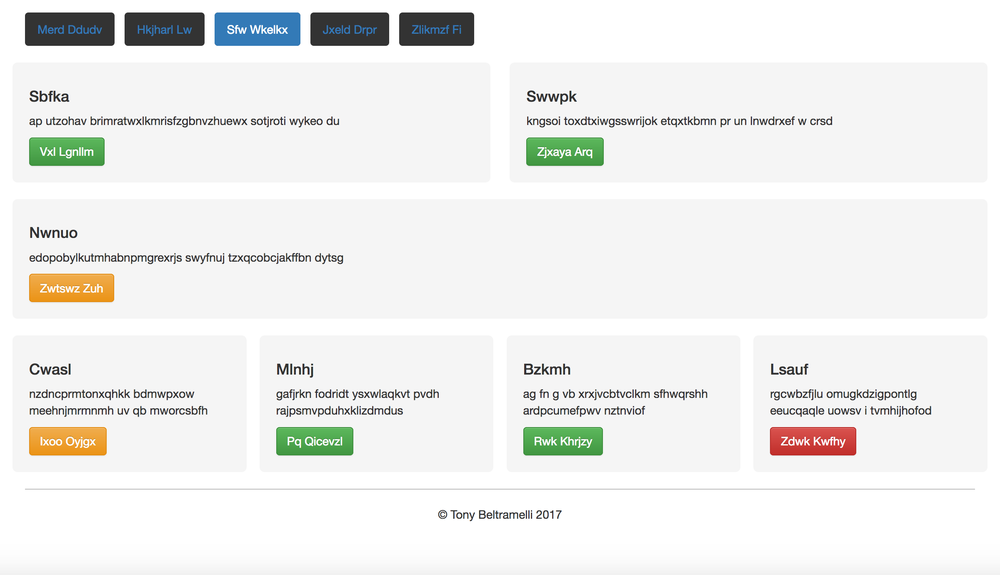
#> input picture 9.png, 1000 x 575 px, shrunk from 2400 x 1380 before the run
$ python -i transform-to-row-col-img.py   (imports and definitions only)   (older library calls are emulated)
#> lines starting #> are read from the running program, lines starting #| are printed output that depends on the picture
#> further down, picture is the input picture: shape (575, 1000, 3); mean B, G, R 237.1, 238.7, 238.2
# import cv2
import matplotlib.pyplot as plt
import matplotlib.image as mpimg
import cv2
import numpy as np
from config import DataFileType, Path
import general


def convert2RowCol(img):
    ret, thresh = cv2.threshold(img, 180, 255, cv2.THRESH_BINARY_INV)
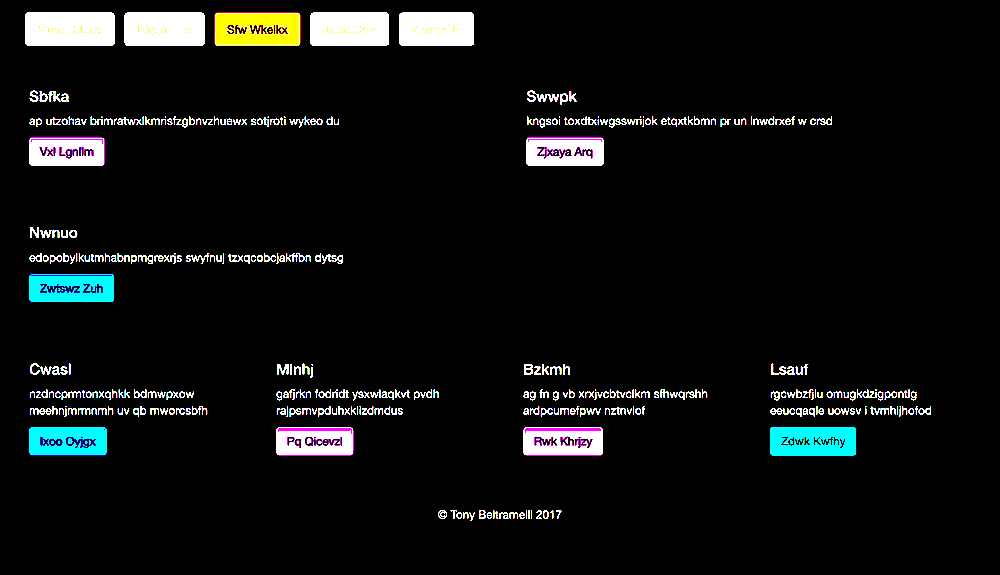
#> thresh: shape (575, 1000, 3); mean B, G, R 16.2, 16.5, 14.5
    kernel = np.ones((5, 20), np.uint8)
    convert = cv2.morphologyEx(thresh, cv2.MORPH_CLOSE, kernel)
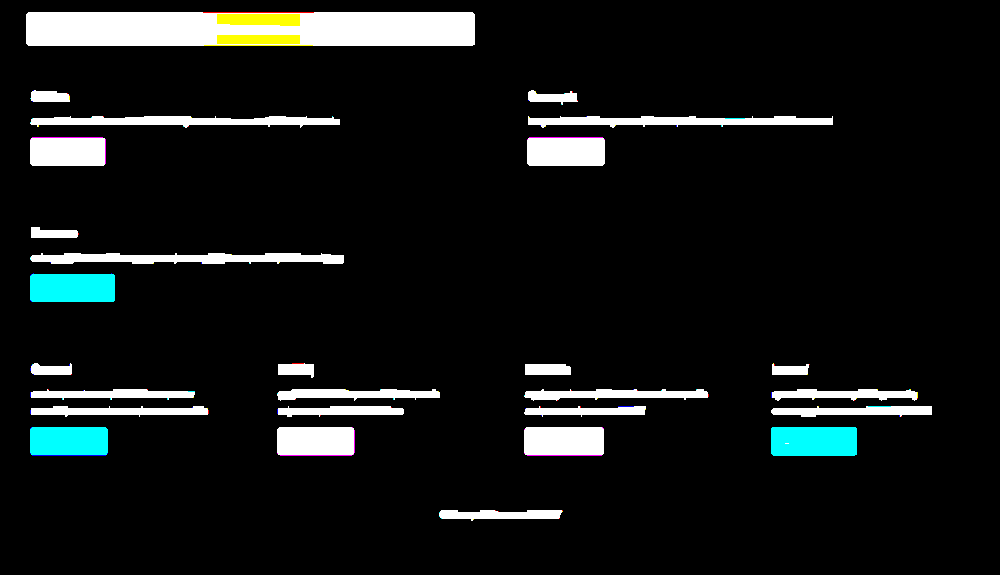
#> convert: shape (575, 1000, 3); mean B, G, R 22.3, 22.9, 20
#> (the run stopped early here; a loop or call above may not have finished)
